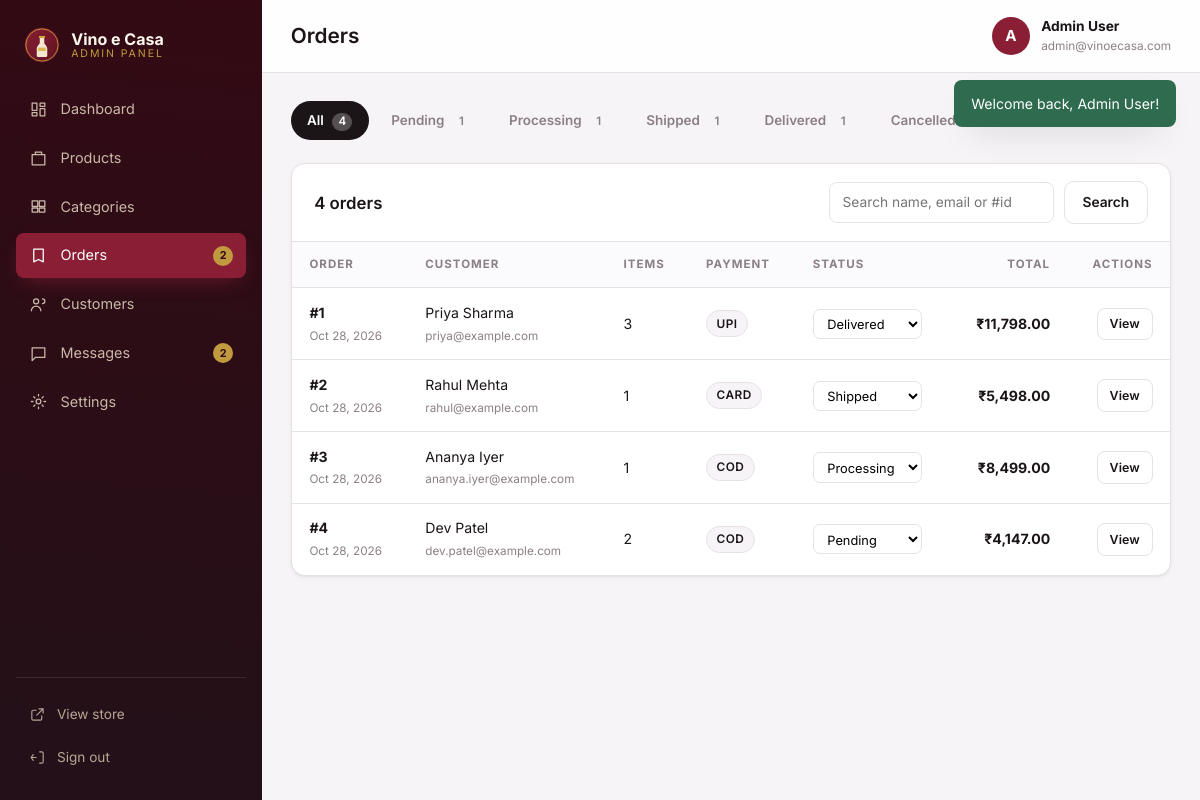
The app's page /admin/orders.php (signed in) with its own data.
### tables this page shows
CREATE TABLE users (
  id INT UNSIGNED AUTO_INCREMENT PRIMARY KEY,
  name VARCHAR(100) NOT NULL,
  email VARCHAR(160) NOT NULL UNIQUE,
  password VARCHAR(255) NOT NULL,
  phone VARCHAR(40) DEFAULT NULL,
  role ENUM('customer','admin') NOT NULL DEFAULT 'customer',
  created_at TIMESTAMP DEFAULT CURRENT_TIMESTAMP
);

CREATE TABLE orders (
  id INT UNSIGNED AUTO_INCREMENT PRIMARY KEY,
  user_id INT UNSIGNED DEFAULT NULL,
  full_name VARCHAR(120) NOT NULL,
  email VARCHAR(160) NOT NULL,
  phone VARCHAR(40) DEFAULT NULL,
  address VARCHAR(255) NOT NULL,
  city VARCHAR(80) NOT NULL,
  postal_code VARCHAR(20) DEFAULT NULL,
  country VARCHAR(80) DEFAULT 'India',
  notes VARCHAR(500) DEFAULT NULL,
  payment_method ENUM('cod','card','upi') NOT NULL DEFAULT 'cod',
  status ENUM('pending','processing','shipped','delivered','cancelled') NOT NULL DEFAULT 'pending',
  subtotal DECIMAL(10,2) NOT NULL DEFAULT 0,
  shipping DECIMAL(10,2) NOT NULL DEFAULT 0,
  total DECIMAL(10,2) NOT NULL DEFAULT 0,
  created_at TIMESTAMP DEFAULT CURRENT_TIMESTAMP,
  updated_at TIMESTAMP DEFAULT CURRENT_TIMESTAMP ON UPDATE CURRENT_TIMESTAMP,
  CONSTRAINT fk_order_user FOREIGN KEY (user_id) REFERENCES users(id) ON DELETE SET NULL,
  INDEX idx_orders_status (status)
);

### includes/functions.php (called while the page is built, shortened)
<?php
function e(?string $value): string
{
    return htmlspecialchars((string)$value, ENT_QUOTES | ENT_SUBSTITUTE, 'UTF-8');
}
function url(string $path = ''): string
{
    return BASE_URL . '/' . ltrim($path, '/');
}
function asset(string $path): string
{
    return BASE_URL . '/assets/' . ltrim($path, '/');
}
function setting(string $key, ?string $default = null): ?string
{
    static $settings = null;
    if ($settings === null) {
        $settings = [];
        try {
            foreach (db()->query('SELECT setting_key, setting_value FROM settings') as $row) {
                $settings[$row['setting_key']] = $row['setting_value'];
            }
        } catch (Throwable $e) {
            $settings = [];
        }
    }
    return $settings[$key] ?? $default;
}
function currency(): string
{
    return setting('currency_symbol', '₹');
}
function money(float|string|null $amount): string
{
    return currency() . number_format((float)$amount, 2);
}
function order_statuses(): array
{
    return ['pending', 'processing', 'shipped', 'delivered', 'cancelled'];
}
function take_flashes(): array
{
    $flashes = $_SESSION['flash'] ?? [];
    return $flashes;
}
function current_user(): ?array
{
    static $user = null;
    if ($user !== null) {
        return $user;
    }
    $stmt = db()->prepare('SELECT id, name, email, phone, role, created_at FROM users WHERE id = ?');
    $stmt->execute([$_SESSION['user_id']]);
    $user = $stmt->fetch() ?: null;
    return $user;
}
function is_admin(): bool
{
    $user = current_user();
    return $user !== null && $user['role'] === 'admin';
}
function require_admin(): void
{
    if (!is_admin()) {
        flash('Please sign in to the admin panel.', 'warning');
        redirect('admin/login.php');
    }
}

### includes/database.php (called while the page is built, shortened)
<?php
function db(): PDO
{
    static $pdo = null;
    if ($pdo instanceof PDO) {
        return $pdo;
    }
    $dsn = sprintf('mysql:host=%s;port=%s;dbname=%s;charset=utf8mb4', DB_HOST, DB_PORT, DB_NAME);
    try {
        $pdo = new PDO($dsn, DB_USER, DB_PASS, [
            PDO::ATTR_ERRMODE            => PDO::ERRMODE_EXCEPTION,
            PDO::ATTR_DEFAULT_FETCH_MODE => PDO::FETCH_ASSOC,
            PDO::ATTR_EMULATE_PREPARES   => false,
        ]);
    } catch (PDOException $e) {
        http_response_code(500);
        if (is_ajax()) {
            header('Content-Type: application/json');
            echo json_encode(['ok' => false, 'error' => 'Database connection failed.']);
        } else {
            echo '<h1 style="font-family:sans-serif">Database connection failed</h1>';
            echo '<p style="font-family:sans-serif">' . htmlspecialchars($e->getMessage()) . '</p>';
            echo '<p style="font-family:sans-serif">Check config/config.php — is MySQL running and is the <code>wine_shop</code> database imported?</p>';
        }
        exit;
    }
    return $pdo;
}

### admin/orders.php (the view, shortened to what this page needs)
<?php
require_once __DIR__ . '/includes/layout.php';
$pdo = db();
$status = (string)($_GET['status'] ?? '');
$q      = trim((string)($_GET['q'] ?? ''));
$page   = max(1, (int)($_GET['page'] ?? 1));
$perPage = 10;
$where = ['1=1'];
$params = [];
$sql = 'FROM orders o WHERE ' . implode(' AND ', $where);
$stmt = $pdo->prepare("SELECT COUNT(*) $sql");
$stmt->execute($params);
$total = (int)$stmt->fetchColumn();
$pages = max(1, (int)ceil($total / $perPage));
$page = min($page, $pages);
$stmt = $pdo->prepare("SELECT o.*, (SELECT SUM(qty) FROM order_items oi WHERE oi.order_id = o.id) AS item_count $sql ORDER BY o.created_at DESC LIMIT $perPage OFFSET " . (($page - 1) * $perPage));
$stmt->execute($params);
$orders = $stmt->fetchAll();
$counts = [];
foreach ($pdo->query('SELECT status, COUNT(*) c FROM orders GROUP BY status') as $row) {
    $counts[$row['status']] = (int)$row['c'];
}
$totalOrders = array_sum($counts);
admin_header('Orders', 'orders');
?>
<div class="tabs">
    <a class="tab <?= $status === '' ? 'is-active' : '' ?>" href="<?= url('admin/orders.php') ?>">All <span><?= $totalOrders ?></span></a>
    <?php foreach (order_statuses() as $s): ?>
        <a class="tab <?= $status === $s ? 'is-active' : '' ?>" href="<?= url('admin/orders.php?status=' . $s) ?>"><?= e(ucfirst($s)) ?> <span><?= $counts[$s] ?? 0 ?></span></a>
    <?php endforeach; ?>
</div>
<section class="panel">
    <header class="panel__head">
        <h2><?= $total ?> order<?= $total === 1 ? '' : 's' ?></h2>
        <form class="admin-filters" method="get" action="<?= url('admin/orders.php') ?>">
            <input type="search" name="q" value="<?= e($q) ?>" placeholder="Search name, email or #id">
            <button class="btn" type="submit">Search</button>
        </form>
    </header>
    <div class="table-wrap">
        <table class="data-table">
            <thead><tr><th>Order</th><th>Customer</th><th>Items</th><th>Payment</th><th>Status</th><th class="ta-r">Total</th><th class="ta-r">Actions</th></tr></thead>
            <tbody>
            <?php if (!$orders): ?>
                <tr><td colspan="7" class="muted">No orders found.</td></tr>
            <?php else: foreach ($orders as $order): ?>
                <tr>
                    <td><strong>#<?= (int)$order['id'] ?></strong><br><small class="muted"><?= e(date('M j, Y', strtotime($order['created_at']))) ?></small></td>
                    <td><?= e($order['full_name']) ?><br><small class="muted"><?= e($order['email']) ?></small></td>
                    <td><?= (int)$order['item_count'] ?></td>
                    <td><span class="chip"><?= e(strtoupper($order['payment_method'])) ?></span></td>
                    <td>
                        <form class="inline-form" method="post" action="<?= url('admin/orders.php') ?>">
                            <select class="status-select" name="status" onchange="this.form.submit()">
                                <?php foreach (order_statuses() as $s): ?>
                                    <option value="<?= $s ?>" <?= $order['status'] === $s ? 'selected' : '' ?>><?= e(ucfirst($s)) ?></option>
                                <?php endforeach; ?>
                            </select>
                        </form>
                    </td>
                    <td class="ta-r"><strong><?= e(money((float)$order['total'])) ?></strong></td>
                    <td class="ta-r"><a class="btn btn--mini" href="<?= url('admin/order-view.php?id=' . (int)$order['id']) ?>">View</a></td>
                </tr>
            <?php endforeach; endif; ?>
            </tbody>
        </table>
    </div>
</section>
<?php admin_footer(); ?>

### admin/includes/layout.php (shortened to what this page needs)
<?php
require_admin();
function admin_nav(): array
{
    return [
        'dashboard'  => ['Dashboard', 'admin/index.php', '<path d="M4 13h6V4H4zM14 20h6v-9h-6zM4 20h6v-4H4zM14 8h6V4h-6z"/>'],
        'products'   => ['Products', 'admin/products.php', '<path d="M4 7h16v13H4zM8 7V4h8v3"/>'],
        'categories' => ['Categories', 'admin/categories.php', '<path d="M4 5h7v7H4zM13 5h7v7h-7zM4 14h7v5H4zM13 14h7v5h-7z"/>'],
        'orders'     => ['Orders', 'admin/orders.php', '<path d="M6 4h12v16l-6-3-6 3z"/>'],
        'customers'  => ['Customers', 'admin/customers.php', '<circle cx="9" cy="8" r="3.2"/><path d="M3 20c0-3.3 2.7-6 6-6s6 2.7 6 6M17 11a3 3 0 1 0 0-6"/>'],
        'messages'   => ['Messages', 'admin/messages.php', '<path d="M4 5h16v12H8l-4 4z"/>'],
        'settings'   => ['Settings', 'admin/settings.php', '<circle cx="12" cy="12" r="3"/><path d="M12 3v2M12 19v2M3 12h2M19 12h2M6 6l1.5 1.5M16.5 16.5 18 18M18 6l-1.5 1.5M7.5 16.5 6 18"/>'],
    ];
}
function admin_header(string $title, string $active = ''): void
{
    $user = current_user();
    $pendingOrders = 0;
    $unreadMessages = 0;
    try {
        $pendingOrders = (int)db()->query("SELECT COUNT(*) FROM orders WHERE status IN ('pending','processing')")->fetchColumn();
        $unreadMessages = (int)db()->query('SELECT COUNT(*) FROM contact_messages WHERE is_read = 0')->fetchColumn();
    } catch (Throwable $e) {
    }
    $counts = ['orders' => $pendingOrders, 'messages' => $unreadMessages];
    ?>
    <!DOCTYPE html>
    <html lang="en">
    <head>
        <title><?= e($title) ?> · Admin — <?= e(setting('shop_name', 'Vino e Casa')) ?></title>
        <link rel="stylesheet" href="<?= asset('css/admin.css') ?>">
    </head>
    <body class="admin">
    <aside class="sidebar" data-sidebar>
        <div class="sidebar__brand">
            <img src="<?= asset('img/logo.svg') ?>" alt="" width="34" height="34">
            <span><strong><?= e(setting('shop_name', 'Vino e Casa')) ?></strong><small>Admin panel</small></span>
        </div>
        <nav class="sidebar__nav">
            <?php foreach (admin_nav() as $key => [$label, $href, $icon]): ?>
                <a href="<?= url($href) ?>" class="<?= $active === $key ? 'is-active' : '' ?>">
                    <svg viewBox="0 0 24 24" aria-hidden="true"><?= $icon ?></svg>
                    <span><?= e($label) ?></span>
                    <?php if (isset($counts[$key]) && $counts[$key] > 0): ?><b class="nav-count"><?= (int)$counts[$key] ?></b><?php endif; ?>
                </a>
            <?php endforeach; ?>
        </nav>
        <div class="sidebar__foot">
            <a href="<?= url('index.php') ?>" target="_blank" rel="noopener">
                <svg viewBox="0 0 24 24" aria-hidden="true"><path d="M14 4h6v6M20 4l-9 9M10 6H6a2 2 0 0 0-2 2v10a2 2 0 0 0 2 2h10a2 2 0 0 0 2-2v-4"/></svg>
                View store
            </a>
            <a href="<?= url('admin/logout.php') ?>">
                <svg viewBox="0 0 24 24" aria-hidden="true"><path d="M15 4h3a2 2 0 0 1 2 2v12a2 2 0 0 1-2 2h-3M10 12H3M6 8l-3 4 3 4"/></svg>
                Sign out
            </a>
        </div>
    </aside>
    <div class="admin-main">
        <header class="topbar">
            <h1><?= e($title) ?></h1>
            <div class="topbar__user">
                <span class="avatar"><?= e(mb_substr($user['name'], 0, 1)) ?></span>
                <div><strong><?= e($user['name']) ?></strong><small><?= e($user['email']) ?></small></div>
            </div>
        </header>
        <div class="toast-stack" data-toast-stack>
            <?php foreach (take_flashes() as $f): ?>
                <div class="toast toast--<?= e($f['type']) ?>"><?= e($f['message']) ?></div>
            <?php endforeach; ?>
        </div>
        <main class="admin-content" id="admin-main">
<?php
}
function admin_footer(): void
{
    ?>
        </main>
    </div>
    </body>
    </html>
<?php
}

### records on screen
users: name "A", name "Admin User", email "admin@vinoecasa.com"
orders: id "1", created_at "Oct 28, 2026", full_name "Priya Sharma", email "priya@example.com", item_count "3", payment_method "UPI", status "Delivered", total "₹11,798.00"
orders: id "2", created_at "Oct 28, 2026", full_name "Rahul Mehta", email "rahul@example.com", item_count "1", payment_method "CARD", status "Shipped", total "₹5,498.00"
orders: id "3", created_at "Oct 28, 2026", full_name "Ananya Iyer", email "ananya.iyer@example.com", item_count "1", payment_method "COD", status "Processing", total "₹8,499.00"
orders: id "4", created_at "Oct 28, 2026", full_name "Dev Patel", email "dev.patel@example.com", item_count "2", payment_method "COD", status "Pending", total "₹4,147.00"

### other values on screen
setting('shop_name', 'Vino e Casa') "Vino e Casa"
$label "Dashboard"
$label "Products"
$label "Categories"
$label "Orders"
$counts[$key] "2"
$label "Customers"
$label "Messages"
$label "Settings"
$title "Orders"
$f['message'] "Welcome back, Admin User!"
$totalOrders "4"
$s "Pending"
$counts[$s] "1"
$s "Processing"
